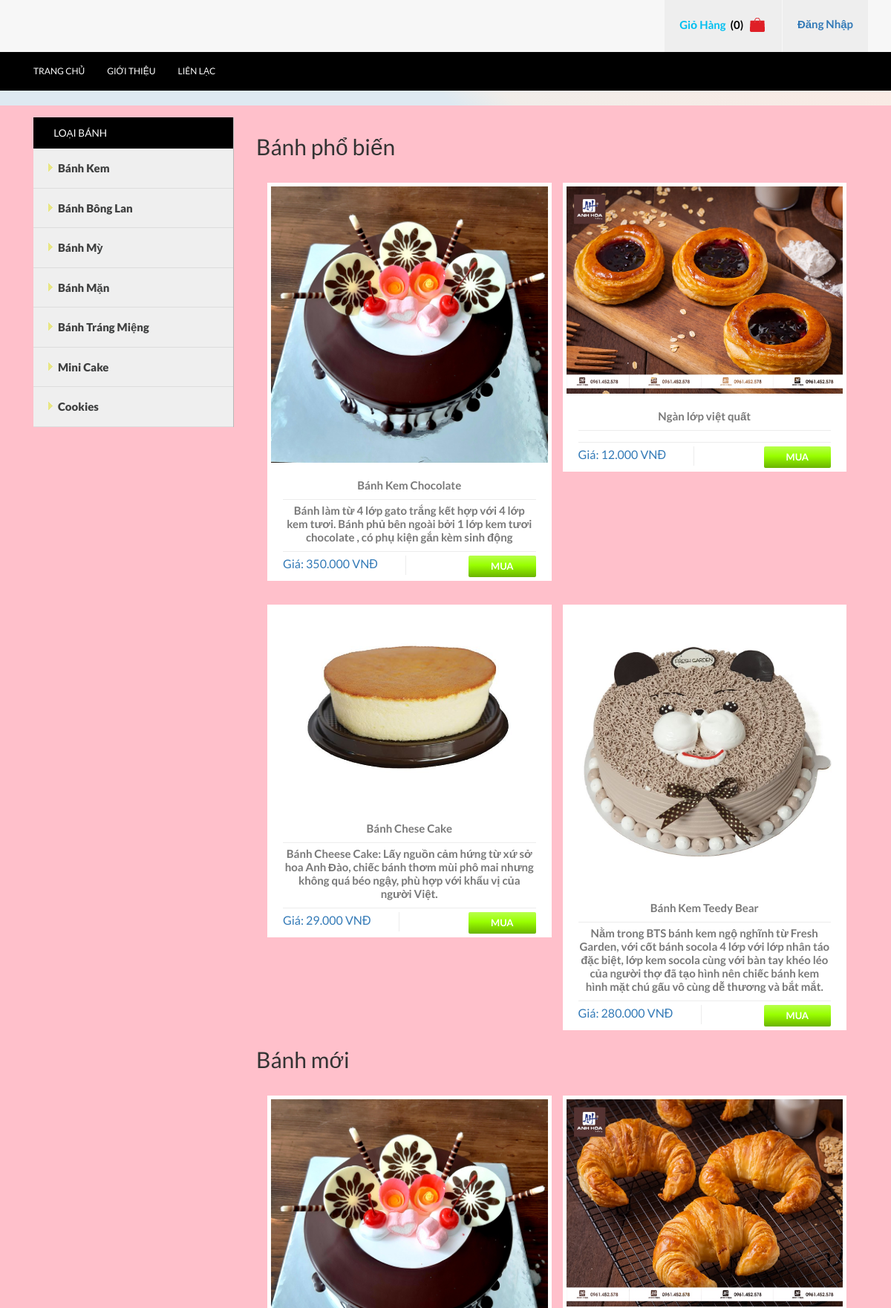
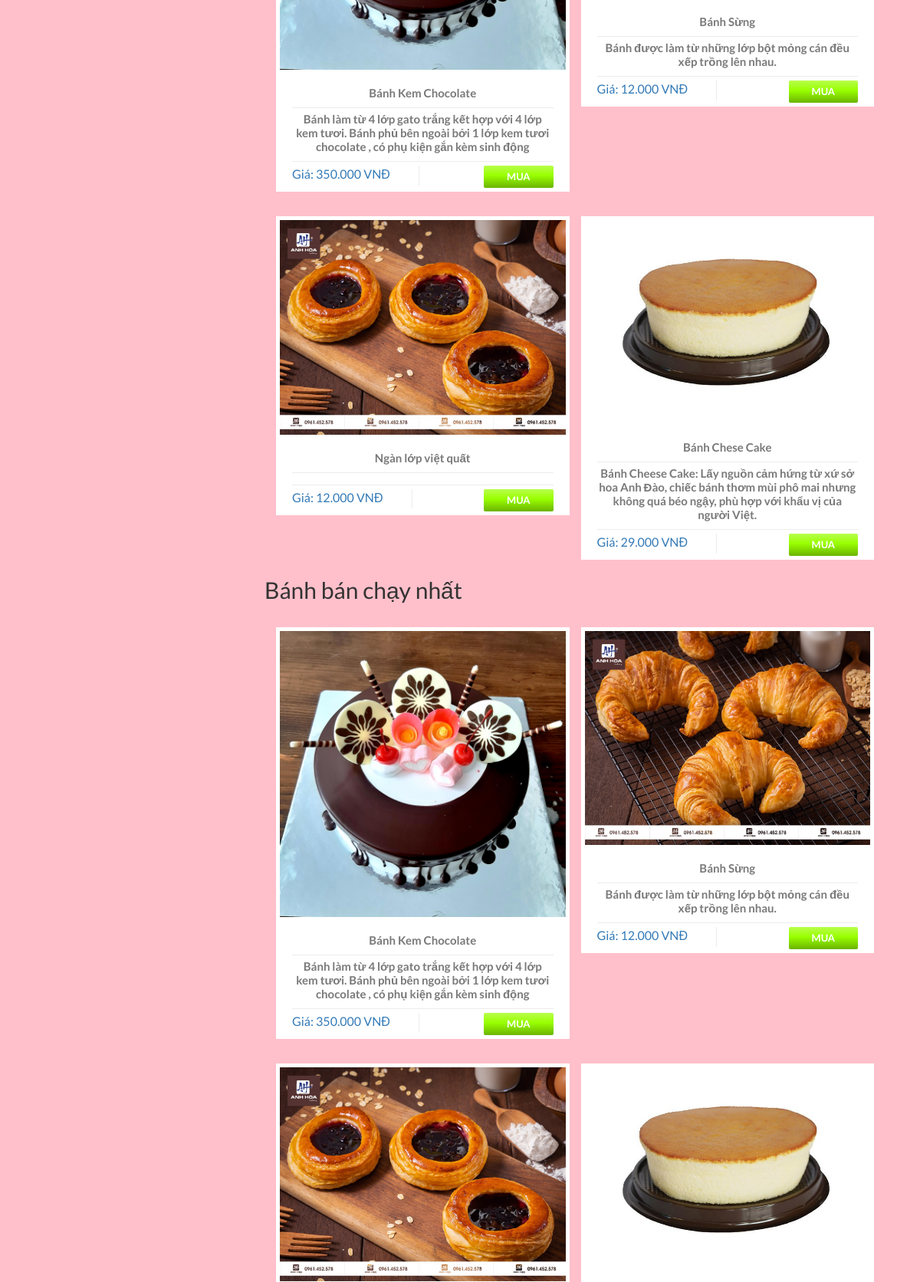
The page / (upper part) on the database its author committed (2 pictures, top to bottom).
### tables this page shows
CREATE TABLE `loaisanpham` (
  `MaLoaiSanPham` int(11) NOT NULL,
  `TenLoaiSanPham` varchar(45) NOT NULL,
  `BiXoa` tinyint(4) NOT NULL DEFAULT 0,
  `GioiThieu` varchar(255) DEFAULT NULL,
  `HinhURL` varchar(255) DEFAULT NULL
);

CREATE TABLE `sanpham` (
  `MaSanPham` int(11) NOT NULL,
  `TenSanPham` varchar(100) NOT NULL,
  `MaLoaiSanPham` int(11) NOT NULL,
  `Gia` int(11) NOT NULL,
  `SoLuongTon` int(11) DEFAULT NULL,
  `SoLuongBan` int(11) DEFAULT 0,
  `SoLuotXem` int(11) DEFAULT 0,
  `NgayNhap` datetime DEFAULT NULL,
  `BiXoa` tinyint(4) NOT NULL DEFAULT 0,
  `GioiThieu` varchar(255) DEFAULT NULL,
  `MoTa` longtext DEFAULT NULL,
  `HinhURL` varchar(255) DEFAULT NULL,
  `HinhURL2` varchar(255) DEFAULT NULL
);

### libs/DataProvider.php (called while the page is built, shortened)
<?php
    class DataProvider {
        public static function ExecuteQuery($sql)
        {
            $connection = mysqli_connect('localhost','root','','nhtcsdlcuahang') or
                die ("Couldn't connect to database");
            mysqli_query($connection, "set names 'utf8'");
            $result = mysqli_query($connection, $sql);
            return $result;
        }
    }
?>

### pages/pHome.php (called while the page is built)
<?php
    include("pHome_modules/pHotProducts.php");
    include("pHome_modules/pNewProducts.php");
    include("pHome_modules/pBestSaleProducts.php");
?>

### pages/pTemplates/tProductShortInfo.php (the view)
<div class="col-md-6 top_grid1-box1">
    <div class="grid_1 text-center">
        <a href="index.php?c=3&id=<?= $MaSanPham; ?>">
            <div class="b-link-stroke b-animate-go  thickbox">
            <img src="images/sanpham/<?php echo $HinhURL; ?>" class="img-responsive" alt=""/> </div>
            <div class="grid_2">
            <p class="top_grid1-box1-pdName"><?php echo $TenSanPham; ?></p>
            <p><?php echo $GioiThieu; ?></p>
        </a>
        <ul class="grid_2-bottom">
            <a href="index.php?c=3&id=<?= $MaSanPham; ?>">
                <li class="grid_2-left">
                    Giá: <?php echo number_format($Gia,0,",","."); ?> VNĐ</p>
                </li>
            </a>
            <li class="grid_2-right">
                <a href="index.php?c=105&id=<?= $MaSanPham; ?>">
                    <div class="btn btn-success btn-normal btn-inline " target="_self" title="Get It">Mua</div>
                </a>
            </li>
            <div class="clearfix"> </div>
        </ul>
        </div>
    </div>
</div>

### index.php (shortened to what this page needs)
<?php
include_once("libs/DataProvider.php");
?>
<!DOCTYPE HTML>
<html>
<head>
<link href="css/bootstrap.css" rel='stylesheet' type='text/css' />
<link href="css/style.css" rel='stylesheet' type='text/css' />
</head>
<body>
<?php
	include_once("modules/mHeader.php");
?>
<div class="column_center">
</div>
<div class="main" style="background-color:pink">
  	<div class="content_top"  >
  		<div class="container">
	   <?php
		   include("modules/mLeftSide.php");
			 include("modules/mMainContent.php");
		 ?>
<br><br>
</body>
</html>

### modules/mHeader.php (shortened to what this page needs)
<div class="header">
	<div class="header_top">
		<div class="container">
			<ul class="shopping_grid">
				<a href="index.php?c=4">
					<li>
						<span class="m_1">Giỏ Hàng</span>&nbsp;&nbsp;(<?php
							$gioHang = unserialize($_SESSION["SCart"]);
							echo count($gioHang->arrSanPham);
							?>) &nbsp;<img src="images/bag.png" alt="" />
					</li>
				</a>
				<li>
					<?php
					if (isset($_SESSION['taiKhoan'])) { ?>
						<p>
							Xin chào:
							<?php echo $_SESSION['taiKhoan']; ?>
							| <a href="index.php?c=108" onclick="Thoat()">Thoát</a>
						<p>
						<?php } else {
						echo "<a href='index.php?c=9'>Đăng Nhập</a>";
					}
						?>
				</li>
			</ul>
			<div class="clearfix"> </div>
		</div>
	</div>
	<div class="h_menu4">
		<div class="container">
			<ul class="nav">
				<li><a href="index.php" data-hover="Home">Trang chủ</a></li>
				<li><a href="index.php?c=7" data-hover="About Us">Giới thiệu</a></li>
				<li><a href="index.php?c=8" data-hover="Careers">Liên lạc</a></li>
			</ul>
		</div>
	</div>
</div>

### modules/mLeftSide.php
<div class="col-md-3 sidebar_box">
    <div class="sidebar">
        <div class="menu_box">
            <h3 class="menu_head" style="background-color: black">Loại Bánh</h3>
            <ul class="menu">
            <?php
                $sql = "SELECT MaLoaiSanPham, TenLoaiSanPham FROM loaisanpham WHERE BiXoa = 0";
                $result = DataProvider::ExecuteQuery($sql);
                while($row = mysqli_fetch_array($result)){
                    ?>
                        <li class="item">
                            <a href="index.php?c=2&id=<?php echo $row['MaLoaiSanPham']; ?>">
                                <img class="arrow-img" src="images/f_menu.png" alt=""/><?php echo $row["TenLoaiSanPham"]; ?>
                            </a>
                        </li>
                    <?php
                }
            ?>
            </ul>
        </div>
    </div>
</div>

### modules/mMainContent.php (shortened to what this page needs)
<div class="col-md-9 content_right">
<div class="container-fluid">
	<br>
	<?php
			$c = 1;
			switch($c){
					case 1:
							include("pages/pHome.php");
							break;
			}
	?>

### pages/pHome_modules/pHotProducts.php (shortened to what this page needs)
<h2>Bánh phổ biến</h2>
<?php
    $sql = "SELECT MaSanPham, TenSanPham, HinhURL, Gia, GioiThieu FROM SanPham WHERE BiXoa = 0 ORDER BY SoLuotXem DESC LIMIT 0, 4";
    $result = DataProvider::ExecuteQuery($sql);
    $i=0;
    while($row = mysqli_fetch_array($result)){
        $i++;
        if($i===1) echo "<div class='top_grid2'>";
        $HinhURL = $row["HinhURL"];
        $TenSanPham = $row["TenSanPham"];
        $Gia = $row["Gia"];
        $MaSanPham = $row["MaSanPham"];
        $GioiThieu = $row["GioiThieu"];
        include("pages/pTemplates/tProductShortInfo.php");
        if($i===2){
            $i=0;
            echo "</div>";
            echo "<div class='clearfix'> </div>";
        }
    }
?>
<br>

### pages/pHome_modules/pNewProducts.php (shortened to what this page needs)
<h2>Bánh mới</h2>
<?php
    $sql = "SELECT MaSanPham, TenSanPham, HinhURL, Gia, GioiThieu FROM SanPham WHERE BiXoa = 0 ORDER BY NgayNhap DESC LIMIT 0, 4";
    $result = DataProvider::ExecuteQuery($sql);
    $i=0;
    while($row = mysqli_fetch_array($result)){
        $i++;
        if($i===1) echo "<div class='top_grid2'>";
        $HinhURL = $row["HinhURL"];
        $TenSanPham = $row["TenSanPham"];
        $Gia = $row["Gia"];
        $MaSanPham = $row["MaSanPham"];
        $GioiThieu = $row["GioiThieu"];
        include("pages/pTemplates/tProductShortInfo.php");
        if($i===2){
            $i=0;
            echo "<div class='clearfix'> </div>";
        }
    }
?>
<br>

### pages/pHome_modules/pBestSaleProducts.php (shortened to what this page needs)
<h2>Bánh bán chạy nhất</h2>
<?php
    $sql = "SELECT MaSanPham, TenSanPham, HinhURL, Gia, GioiThieu FROM SanPham WHERE BiXoa = 0 ORDER BY SoLuongBan DESC LIMIT 0, 4";
    $result = DataProvider::ExecuteQuery($sql);
    $i=0;
    while($row = mysqli_fetch_array($result)){
        $i++;
        if($i===1) echo "<div class='top_grid2'>";
        $HinhURL = $row["HinhURL"];
        $TenSanPham = $row["TenSanPham"];
        $Gia = $row["Gia"];
        $MaSanPham = $row["MaSanPham"];
        $GioiThieu = $row["GioiThieu"];
        include("pages/pTemplates/tProductShortInfo.php");
        if($i===2){
            $i=0;
            echo "<div class='clearfix'> </div>";
        }
    }
?>
<br>

### rows shown on the page
loaisanpham: TenLoaiSanPham "Bánh Kem"
loaisanpham: TenLoaiSanPham "Bánh Bông Lan"
loaisanpham: TenLoaiSanPham "Bánh Mỳ"
loaisanpham: TenLoaiSanPham "Bánh Mặn"
loaisanpham: TenLoaiSanPham "Bánh Tráng Miệng"
loaisanpham: TenLoaiSanPham "Mini Cake"
loaisanpham: TenLoaiSanPham "Cookies"
sanpham: HinhURL (picture), TenSanPham "Bánh Kem Chocolate", GioiThieu "Bánh làm từ 4 lớp gato trắng kết hợp với 4 lớp kem tươi. Bánh phủ bên ngoài bởi 1 lớp kem tươi chocolate , có phụ kiện gắn kèm sinh động", Gia "350.000"
sanpham: HinhURL (picture), TenSanPham "Ngàn lớp việt quất", Gia "12.000"
sanpham: HinhURL (picture), TenSanPham "Bánh Chese Cake", GioiThieu "Bánh Cheese Cake: Lấy nguồn cảm hứng từ xứ sở hoa Anh Đào, chiếc bánh thơm mùi phô mai nhưng không quá béo ngậy, phù hợp với khẩu vị của người Việt.", Gia "29.000"
sanpham: HinhURL (picture), TenSanPham "Bánh Kem Teedy Bear", GioiThieu "Nằm trong BTS bánh kem ngộ nghĩnh từ Fresh Garden, với cốt bánh socola 4 lớp với lớp nhân táo đặc biệt, lớp kem socola cùng với bàn tay khéo léo của người thợ đã tạo hình nên chiếc bánh kem hình mặt chú gấu vô cùng dễ thương và bắt mắt.", Gia "280.000"
sanpham: HinhURL (picture), TenSanPham "Bánh Sừng", GioiThieu "Bánh được làm từ những lớp bột mỏng cán đều xếp trồng lên nhau.", Gia "12.000"

### other values the page prints
count($gioHang->arrSanPham) "0"
